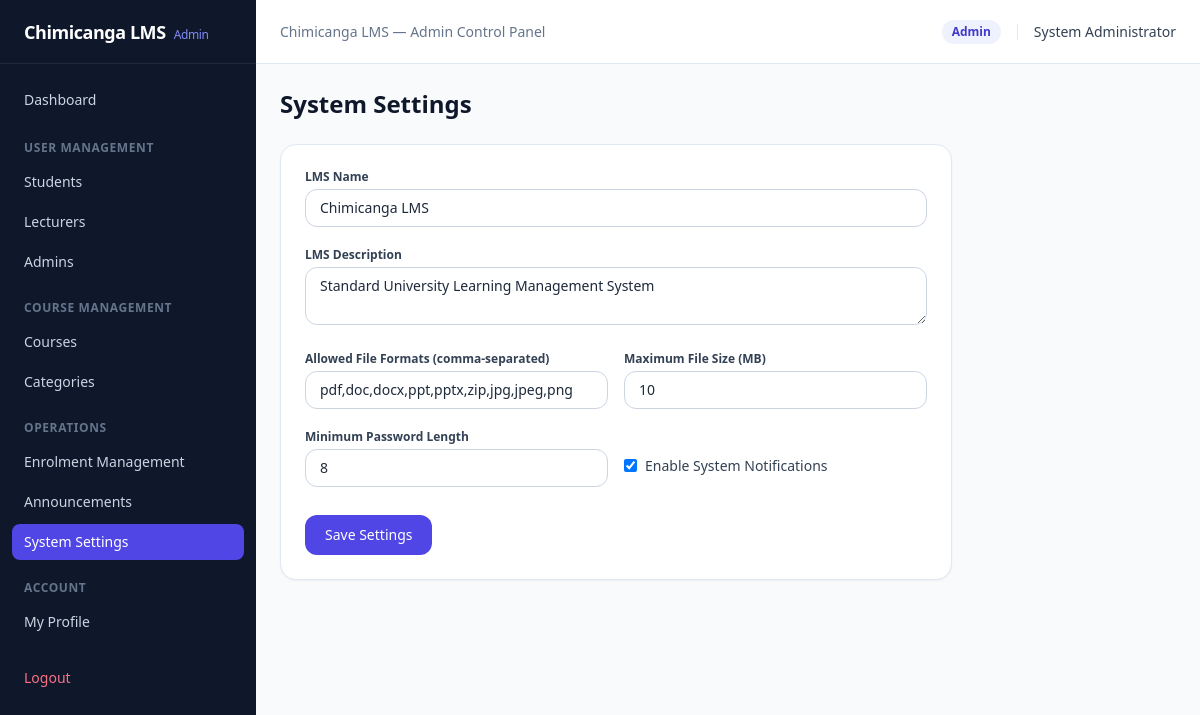
Screenshot of /admin/settings.php (signed in) with the database file from the repository.
### tables this page shows
CREATE TABLE `system_settings` (
  `setting_key` VARCHAR(60) PRIMARY KEY,
  `setting_value` TEXT NOT NULL,
  `updated_at` TIMESTAMP DEFAULT CURRENT_TIMESTAMP ON UPDATE CURRENT_TIMESTAMP
);

CREATE TABLE `users` (
  `user_id` INT UNSIGNED AUTO_INCREMENT PRIMARY KEY,
  `staff_student_id` VARCHAR(30) NOT NULL UNIQUE,
  `full_name` VARCHAR(120) NOT NULL,
  `email` VARCHAR(150) NOT NULL UNIQUE,
  `password_hash` VARCHAR(255) NOT NULL,
  `role` ENUM('admin', 'lecturer', 'student') NOT NULL DEFAULT 'student',
  `department` VARCHAR(100) NULL,
  `phone` VARCHAR(30) NULL,
  `profile_photo` VARCHAR(255) NULL,
  `status` ENUM('active', 'inactive') NOT NULL DEFAULT 'active',
  `must_change_password` TINYINT(1) NOT NULL DEFAULT 0,
  `created_at` TIMESTAMP DEFAULT CURRENT_TIMESTAMP
);

### includes/auth_guard.php (called while the page is built, shortened)
<?php
require_once __DIR__ . '/../config/db.php';
$isInSubfolder = (basename(dirname($_SERVER['SCRIPT_FILENAME'])) === 'admin' || basename(dirname($_SERVER['SCRIPT_FILENAME'])) === 'actions');
$basePrefix = $isInSubfolder ? '../' : '';
$stmt = $pdo->prepare("SELECT * FROM users WHERE user_id = ? AND status = 'active'");
$stmt->execute([$_SESSION['user_id']]);
$currentUser = $stmt->fetch();
$lmsName = getSetting($pdo, 'lms_name', 'Chimicanga LMS');
function getRoleHome(string $role, string $prefix = ''): string {
    return match ($role) {
        'admin'    => "{$prefix}admin/dashboard.php",
        'lecturer' => "{$prefix}index.php",
        default    => "{$prefix}index.php",
    };
}

### config/db.php (called while the page is built, shortened)
<?php
function getSetting(PDO $pdo, string $key, string $default = ''): string {
    $stmt = $pdo->prepare("SELECT setting_value FROM system_settings WHERE setting_key = ?");
    $stmt->execute([$key]);
    $val = $stmt->fetchColumn();
    return $val !== false ? (string)$val : $default;
}

### admin/settings.php (the view)
<?php
require_once __DIR__ . '/../includes/header.php';
$name    = getSetting($pdo, 'lms_name', 'Chimicanga LMS');
$desc    = getSetting($pdo, 'lms_description', '');
$formats = getSetting($pdo, 'allowed_file_types', 'pdf,doc,docx,zip,jpg,png');
$maxMb   = getSetting($pdo, 'max_upload_mb', '10');
$minPass = getSetting($pdo, 'min_password_length', '8');
$notifs  = getSetting($pdo, 'enable_notifications', '1');
?>
<h1 class="text-2xl font-bold text-slate-900 mb-6">System Settings</h1>
<div class="bg-white rounded-2xl border border-slate-200 p-6 shadow-sm max-w-2xl">
    <form action="../actions/settings_save.php" method="POST" class="space-y-5">
        <div>
            <label class="block text-xs font-semibold text-slate-700 mb-1">LMS Name</label>
            <input type="text" name="lms_name" required value="<?= htmlspecialchars($name) ?>" class="w-full border border-slate-300 rounded-xl px-3.5 py-2 text-sm">
        </div>
        <div>
            <label class="block text-xs font-semibold text-slate-700 mb-1">LMS Description</label>
            <textarea name="lms_description" rows="2" class="w-full border border-slate-300 rounded-xl px-3.5 py-2 text-sm"><?= htmlspecialchars($desc) ?></textarea>
        </div>
        <div class="grid grid-cols-1 sm:grid-cols-2 gap-4">
            <div>
                <label class="block text-xs font-semibold text-slate-700 mb-1">Allowed File Formats (comma-separated)</label>
                <input type="text" name="allowed_file_types" required value="<?= htmlspecialchars($formats) ?>" class="w-full border border-slate-300 rounded-xl px-3.5 py-2 text-sm">
            </div>
            <div>
                <label class="block text-xs font-semibold text-slate-700 mb-1">Maximum File Size (MB)</label>
                <input type="number" name="max_upload_mb" min="1" max="100" required value="<?= htmlspecialchars($maxMb) ?>" class="w-full border border-slate-300 rounded-xl px-3.5 py-2 text-sm">
            </div>
        </div>
        <div class="grid grid-cols-1 sm:grid-cols-2 gap-4 items-center">
            <div>
                <label class="block text-xs font-semibold text-slate-700 mb-1">Minimum Password Length</label>
                <input type="number" name="min_password_length" min="6" max="32" required value="<?= htmlspecialchars($minPass) ?>" class="w-full border border-slate-300 rounded-xl px-3.5 py-2 text-sm">
            </div>
            <div class="pt-4">
                <label class="inline-flex items-center gap-2 text-sm text-slate-700 cursor-pointer">
                    <input type="checkbox" name="enable_notifications" value="1" <?= $notifs === '1' ? 'checked' : '' ?> class="rounded border-slate-300 text-indigo-600">
                    <span>Enable System Notifications</span>
                </label>
            </div>
        </div>
        <div class="pt-2">
            <button type="submit" class="bg-indigo-600 hover:bg-indigo-700 text-white text-sm font-medium px-5 py-2.5 rounded-xl">
                Save Settings
            </button>
        </div>
    </form>
</div>
<?php require_once __DIR__ . '/../includes/footer.php'; ?>

### includes/header.php (shortened to what this page needs)
<?php
require_once __DIR__ . '/auth_guard.php';
$currentPage = basename($_SERVER['PHP_SELF']);
$role = $currentUser['role'];
?>
<!DOCTYPE html>
<html lang="en">
<head>
    <script src="https://cdn.tailwindcss.com"></script>
</head>
<body class="bg-slate-50 text-slate-800 min-h-screen flex">
<aside class="w-64 bg-slate-900 text-slate-300 flex flex-col shrink-0 min-h-screen">
    <div class="h-16 px-6 flex items-center border-b border-slate-800">
        <a href="<?= getRoleHome($role, $basePrefix) ?>" class="text-lg font-bold text-white tracking-tight">
            <?= htmlspecialchars($lmsName) ?>
            <span class="text-xs font-normal text-indigo-400 ml-1 capitalize"><?= $role ?></span>
        </a>
    </div>
    <nav class="flex-1 px-3 py-4 space-y-1 text-sm overflow-y-auto">
        <?php if ($role === 'admin'): ?>
            <a href="<?= $basePrefix ?>admin/dashboard.php" class="flex items-center px-3 py-2.5 rounded-lg <?= $currentPage === 'dashboard.php' ? 'bg-indigo-600 text-white font-medium' : 'hover:bg-slate-800 hover:text-white' ?>">
                Dashboard
            </a>
            <div class="pt-4 pb-1 px-3 text-xs font-semibold uppercase tracking-wider text-slate-500">User Management</div>
            <a href="<?= $basePrefix ?>admin/students.php" class="flex items-center px-3 py-2 rounded-lg <?= $currentPage === 'students.php' ? 'bg-indigo-600 text-white font-medium' : 'hover:bg-slate-800 hover:text-white' ?>">Students</a>
            <a href="<?= $basePrefix ?>admin/lecturers.php" class="flex items-center px-3 py-2 rounded-lg <?= $currentPage === 'lecturers.php' ? 'bg-indigo-600 text-white font-medium' : 'hover:bg-slate-800 hover:text-white' ?>">Lecturers</a>
            <a href="<?= $basePrefix ?>admin/admins.php" class="flex items-center px-3 py-2 rounded-lg <?= $currentPage === 'admins.php' ? 'bg-indigo-600 text-white font-medium' : 'hover:bg-slate-800 hover:text-white' ?>">Admins</a>
            <div class="pt-4 pb-1 px-3 text-xs font-semibold uppercase tracking-wider text-slate-500">Course Management</div>
            <a href="<?= $basePrefix ?>admin/courses.php" class="flex items-center px-3 py-2 rounded-lg <?= in_array($currentPage, ['courses.php', 'course_details.php']) ? 'bg-indigo-600 text-white font-medium' : 'hover:bg-slate-800 hover:text-white' ?>">Courses</a>
            <a href="<?= $basePrefix ?>admin/categories.php" class="flex items-center px-3 py-2 rounded-lg <?= $currentPage === 'categories.php' ? 'bg-indigo-600 text-white font-medium' : 'hover:bg-slate-800 hover:text-white' ?>">Categories</a>
            <div class="pt-4 pb-1 px-3 text-xs font-semibold uppercase tracking-wider text-slate-500">Operations</div>
            <a href="<?= $basePrefix ?>admin/enrolments.php" class="flex items-center px-3 py-2 rounded-lg <?= $currentPage === 'enrolments.php' ? 'bg-indigo-600 text-white font-medium' : 'hover:bg-slate-800 hover:text-white' ?>">Enrolment Management</a>
            <a href="<?= $basePrefix ?>admin/announcements.php" class="flex items-center px-3 py-2 rounded-lg <?= $currentPage === 'announcements.php' ? 'bg-indigo-600 text-white font-medium' : 'hover:bg-slate-800 hover:text-white' ?>">Announcements</a>
            <a href="<?= $basePrefix ?>admin/settings.php" class="flex items-center px-3 py-2 rounded-lg <?= $currentPage === 'settings.php' ? 'bg-indigo-600 text-white font-medium' : 'hover:bg-slate-800 hover:text-white' ?>">System Settings</a>
            <div class="pt-4 pb-1 px-3 text-xs font-semibold uppercase tracking-wider text-slate-500">Account</div>
            <a href="<?= $basePrefix ?>admin/profile.php" class="flex items-center px-3 py-2 rounded-lg <?= $currentPage === 'profile.php' ? 'bg-indigo-600 text-white font-medium' : 'hover:bg-slate-800 hover:text-white' ?>">My Profile</a>
        <?php elseif ($role === 'lecturer'): ?>
            <a href="<?= $basePrefix ?>index.php" class="flex items-center px-3 py-2.5 rounded-lg <?= in_array($currentPage, ['index.php', 'course.php']) ? 'bg-indigo-600 text-white font-medium' : 'hover:bg-slate-800 hover:text-white' ?>">
                My Assigned Courses
            </a>
        <?php endif; ?>
        <div class="pt-4">
            <a href="<?= $basePrefix ?>actions/logout.php" class="flex items-center px-3 py-2 rounded-lg text-rose-400 hover:bg-slate-800 hover:text-rose-300">
                Logout
            </a>
        </div>
    </nav>
</aside>
<div class="flex-1 flex flex-col min-w-0">
    <header class="h-16 bg-white border-b border-slate-200 px-6 flex items-center justify-between">
        <div class="text-sm text-slate-500">
            <?= htmlspecialchars($lmsName) ?> &mdash; <span class="capitalize"><?= $role ?></span> Control Panel
        </div>
        <div class="flex items-center gap-4">
            <span class="text-xs px-2.5 py-1 rounded-full bg-indigo-50 text-indigo-700 font-semibold capitalize">
                <?= htmlspecialchars($role) ?>
            </span>
            <span class="text-sm font-medium text-slate-700">
                <?= htmlspecialchars($currentUser['full_name']) ?>
            </span>
        </div>
    </header>
    <main class="p-6 max-w-7xl w-full mx-auto flex-1">

### rows the page displays
system_settings: setting_value "Chimicanga LMS", lms_name "Chimicanga LMS"
users: role "Admin", full_name "System Administrator"
system_settings: lms_description "Standard University Learning Management System"
system_settings: allowed_file_types "pdf,doc,docx,ppt,pptx,zip,jpg,jpeg,png"
system_settings: max_upload_mb "10"
system_settings: min_password_length "8"
system_settings: setting_value "☑"
